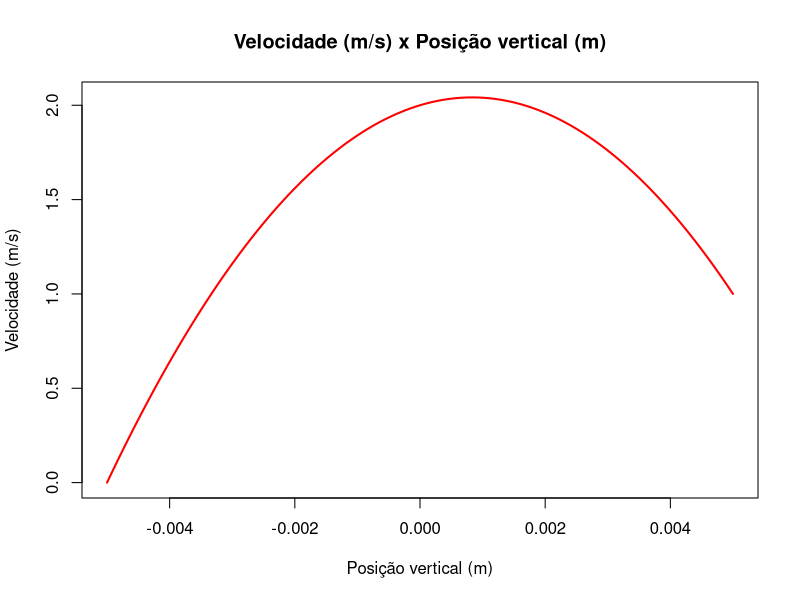

Write R code to recreate this figure.
rm(list = ls())

dpdx <- -178800
mu <- 1.49
h <- 5 * 10^-3
U <- 1
N <- 8 # numero de pontos analisados 
dy <- 2 * h/N # passo no espaço

N <- N + 1 # ajuste posicao incial

y_seq <- seq(from = -h, to = h, by = dy)
y_seq_an <- seq(from = -h, to = h, by = 10^-6)
u_analytical <- (U/2) * (1 + y_seq_an/h) + ((-dpdx * h^2) / (2 * mu * U)) * (1 - y_seq_an^2 / h^2) * U

plot(
  NULL,
  main = "Velocidade (m/s) x Posição vertical (m)",
  xlab = "Posição vertical (m)",
  ylab = "Velocidade (m/s)",
  xlim = c(-h, h),
  ylim = c(0, max(u_analytical))
)

lines(y_seq_an, u_analytical, lwd = 2, col = "red")

# solucao numerica

A <- matrix(0, ncol = N, nrow = N)
b <- rep(0, N)

line <- 0

for (yi in y_seq) {
  line <- line + 1
  
  if (yi == -h) {
    # condição de contorno placa de baixo
    # u0 = 0 ==> 1 * u0 = 0
    
    A[line, line] <- 1
    b[line] <- 0
  } else if (yi == h) {
    # condição de contorno placa de cima
    # uN = U ==> 1 * uN = U
    
    A[line, line] <- 1
    b[line] <- U
  } else {
    # no interno, usa  a equacao de diferenças finitas deduzida
    A[line, line + 1] <- 1
    A[line, line] <- -2
    A[line, line - 1] <- 1
    
    b[line] <- (dpdx / mu) * dy^2
  }
}

u_numerical <- solve(A) %*% b
# lines(y_seq, u_numerical, lwd = 2, col = "blue", lty = 1)

